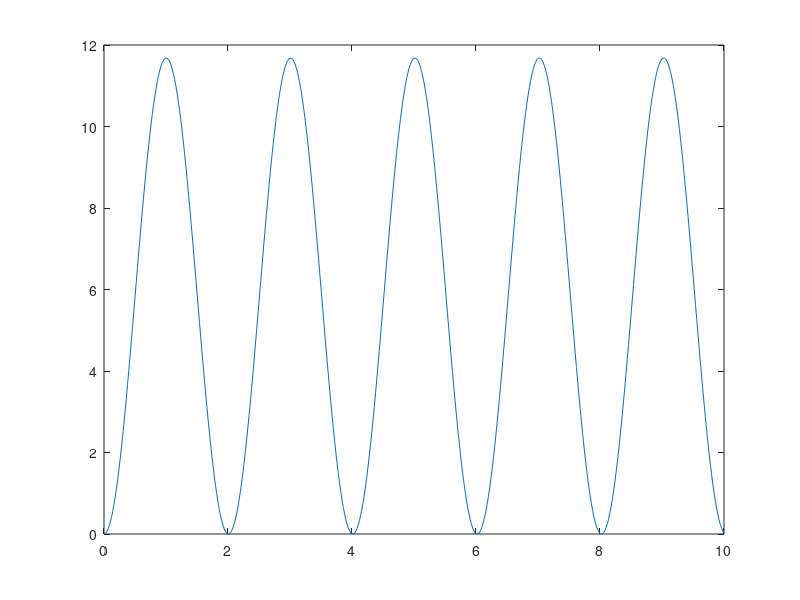

Source code (MATLAB):
% vector of times for output, 0 to 10 at 0.02 increments
t = 0:0.02:10;
m = 1;  %value of mass(Kg)
L = 1;  %value of length (m)
g = 9.81; %value of gravity, g (m/sec^2)
s = tf('s');  % sets up transfer function input mode
sys = (1/(m*L^2))/(s^2+g/L);
y = step(sys, t);   % computes step responses at times givenby t for step at t = 0
Rad2Dag = 57.3;     % converts radians to degrees
plot(t, Rad2Dag*y)  % converts output from radians to degreesand plot step response
